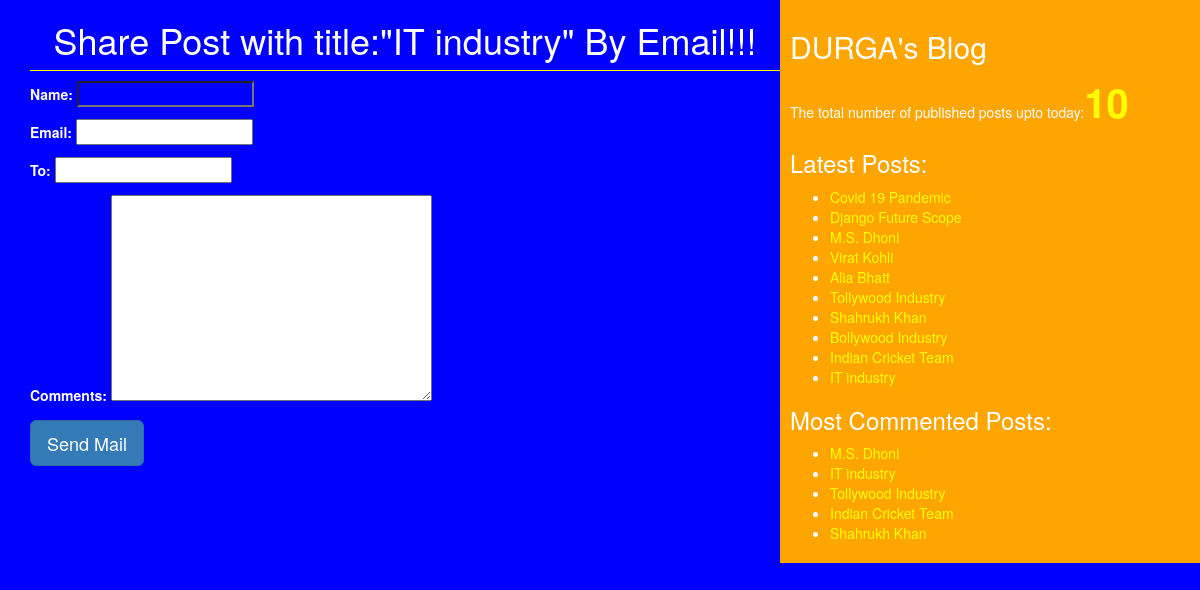
The app's page /2/share/ with its own data.
### blog/models.py (models this page shows, shortened)
class Post(models.Model):
    STATUS_CHOICES = (('draft','Draft'),('published','Published'))
    title=models.CharField(max_length=256)
    slug=models.SlugField(max_length=264,unique_for_date='publish')
    author=models.ForeignKey(User, related_name='blog_posts',on_delete=models.CASCADE)
    body=models.TextField()
    publish=models.DateTimeField(default=timezone.now)
    created=models.DateTimeField(auto_now_add=True)
    updated=models.DateTimeField(auto_now=True)
    status=models.CharField(max_length=10,choices=STATUS_CHOICES,default='draft')
    tags=TaggableManager()  # automatic create Tags database table that associated with Post database Table.
    class Meta:
        ordering=('publish','author')
    def get_absolute_url(self):
        return reverse('post_detail', args=[self.publish.year,self.publish.strftime('%m'),
               self.publish.strftime('%d'),self.slug])

### blog/views.py (the view)
# urls.py: url(r'^(?P<id>\d+)/share/$',views.mail_send_view),
def mail_send_view(request,id):
    post = get_object_or_404(Post,id = id, status = 'published')
    sent = False
    if request.method  == 'POST':
            form = EmailSendForm(request.POST)
            if form.is_valid():
                cd = form.cleaned_data
                subject = '{}({}) recommends you to read"{}"'.format(cd['name'],cd['email'],post.title)
                post_url = request.build_absolute_uri(post.get_absolute_url())
                message = "Read Post At:\n {}\n\n{}\'s Comment:\n{}".format(post_url,cd['name'],cd['comments'])
                send_mail(subject,message,'shalapagal@blog.com',[cd['to']])
                sent =True
    else:
        form = EmailSendForm()
    return render(request,'blog/sharebyemail.html', {'form': form,'post': post, 'sent':sent})

### blog/forms.py
class EmailSendForm(forms.Form):
    name=forms.CharField()
    email=forms.EmailField()
    to=forms.EmailField()
    comments=forms.CharField(required=False, widget=forms.Textarea)

### blog/templatetags/blog_tags.py (called while the page is built)
@register.simple_tag(name='my_tag')
def total_posts():
    return Post.objects.count()

@register.inclusion_tag('blog/latest_posts123.html')
def show_latest_posts(count=3):
    latest_posts=Post.objects.order_by('-publish')[:count]
    return {'latest_posts':latest_posts}

@register.simple_tag
def get_most_commented_posts(count=5):
    return Post.objects.annotate(total_comments=Count('comments')).order_by('-total_comments')[:count]

### templates/blog/sharebyemail.html (shortened to what this page needs)
<!DOCTYPE html>
{%extends 'blog/base.html'%}
    {%block content%}
    {%if sent%}
      <h1>Email Succesfully Sent!!!</h1>
      <h2>Post with the title: {{post.title}} information shared by email</h2>
    {%else%}
      <h1>Share Post with title:"{{post.title}}" By Email!!! </h1>
      <form method="post">
        {{form.as_p}}
        <input type="submit" class="btn btn-primary btn-lg" value="Send Mail">
      </form>
    {%endif%}
{%endblock%}

### templates/blog/base.html (shortened to what this page needs)
<!DOCTYPE html>
{%load blog_tags%}
{%load static%}
<html lang="en">
<head>
    <link rel="stylesheet" href="https://maxcdn.bootstrapcdn.com/bootstrap/3.3.7/css/bootstrap.min.css"
>
    <link rel="stylesheet" href="{%static 'css/blog.css' %}">
</head>
<body>
<div class="content">
    {%block content%}{%endblock%}
</div>
<div class="sidebar">
    <h2>DURGA's Blog</h2>
    <p>The total number of published posts upto today:<span id='pcount'>{%my_tag%}</span></p>
    <h3>Latest Posts:</h3>{%show_latest_posts 100%}
    <h3>Most Commented Posts:</h3>
    {%get_most_commented_posts as most_commented_posts%}
    <ul>
        {%for post in most_commented_posts%}
        <li><a href="{{post.get_absolute_url}}">{{post.title}}</a></li>
        {%endfor%}
    </ul>
</div>
</body>
</html>

### templates/blog/latest_posts123.html
<ul>
    {%for post in latest_posts%}
    <li><a href="{{post.get_absolute_url}}">{{post.title}}</a></li>
    {%endfor%}
</ul>

### static/css/blog.css (style rules this page uses)
.content { width:65%; float:left; padding:0 0 0 30px; background:blue; height:100% }
.sidebar { width:35%; float:right; padding:10px; background:orange; hieght:100%; }
h1 { text-align:center; border-bottom: 1px solid yellow; padding-bottom: 10px; }
body { color:white; background:blue }
a { color:yellow; }
input[type='text'] { background:blue; color:white; }
#pcount { font-size: 40px; color: yellow; font-weight:bold; }

### records on screen
Post: title "IT industry"
Post: title "Covid 19 Pandemic"
Post: title "Django Future Scope"
Post: title "M.S. Dhoni"
Post: title "Virat Kohli"
Post: title "Alia Bhatt"
Post: title "Tollywood Industry"
Post: title "Shahrukh Khan"
Post: title "Bollywood Industry"
Post: title "Indian Cricket Team"
